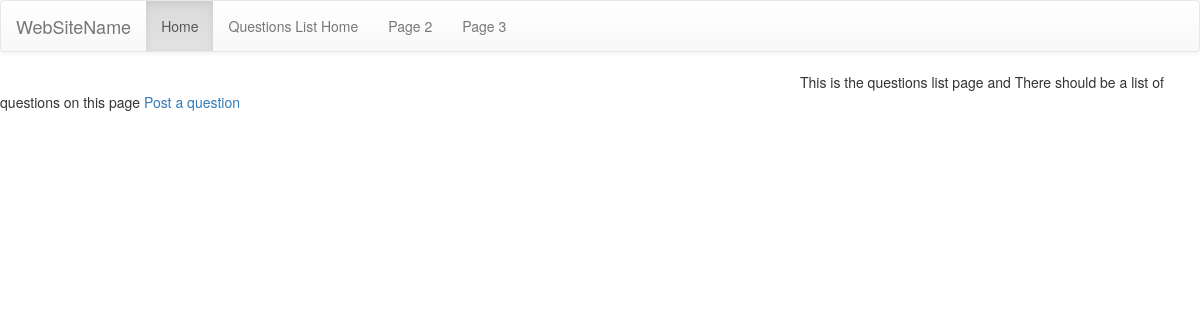
Before: /questions/questionslist/ with the older database file.
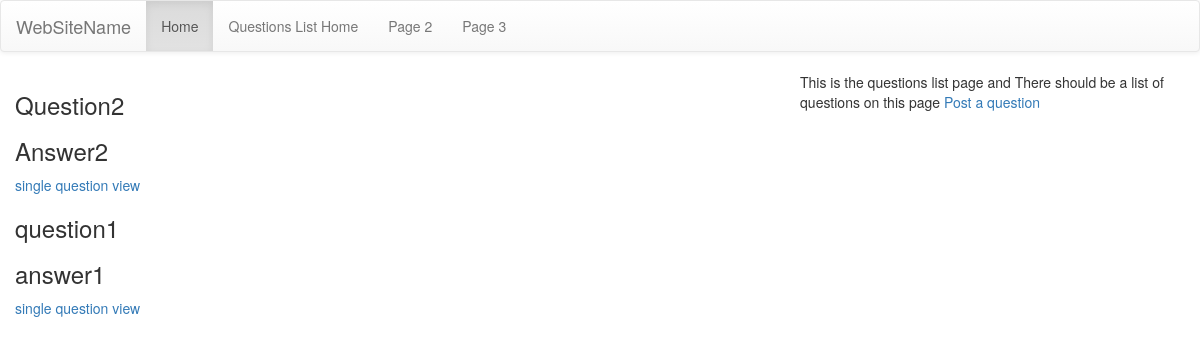
After: the same page with the newer database file.
### questions/models.py (models this page shows, shortened)
class Question(models.Model):
    class Meta:
        ordering = ['-date_updated']
    question = models.TextField(blank=False, null=False) # unique=True,
    question_html = models.TextField(blank=False, null=False)
    answer = models.TextField(blank=False, null=False)
    answer_html = models.TextField(blank=False, null=False)
    date_created = models.DateTimeField(auto_now=True, null=True)
    date_updated = models.DateTimeField(auto_now=True, null=True)

### questions/views.py (the view)
class QuestionList(generic.ListView):
    model = models.Question

### questions/templates/questions/question_list.html
{% extends 'base.html' %}
{% block content %}
<div class="col-md-8">
	{% for question in question_list %}
        {% include "questions/_question.html" %}
	{% endfor %}
</div>
This is the questions list page and
There should be a list of questions on this page
    <a href="{% url "questions:create" %}">Post a question</a>
{% endblock %}

### templates/base.html (shortened to what this page needs)
<!DOCTYPE html>
<html lang="en">
<head>
    <link rel="stylesheet" href="https://maxcdn.bootstrapcdn.com/bootstrap/3.3.7/css/bootstrap.min.css">
    <link rel="stylesheet" href="https://maxcdn.bootstrapcdn.com/bootstrap/3.3.7/css/bootstrap-theme.min.css">
</head>
<body>
<nav class="navbar navbar-default">
  <div class="container-fluid">
    <div class="navbar-header">
      <a class="navbar-brand" href="{% url 'home' %}">WebSiteName</a>
    </div>
    <ul class="nav navbar-nav">
      <li class="active"><a href="{% url 'home' %}">Home</a></li>
      <li><a href="{% url 'questions:all' %}">Questions List Home</a></li>
      <li><a href="#">Page 2</a></li>
      <li><a href="#">Page 3</a></li>
    </ul>
  </div>
</nav>
{% block  content %}{% endblock %}
</body>
</html>

### questions/templates/questions/_question.html
<h3>{{ question.question_html|safe }}</h3>
<h3>{{ question.answer_html|safe }}</h3>
<a href="{% url 'questions:single' pk=question.pk %}"> single question view</a></a>

Changed rows visible on the page:
added Question: question_html "Question2", answer_html "Answer2"
added Question: question_html "question1", answer_html "answer1"
